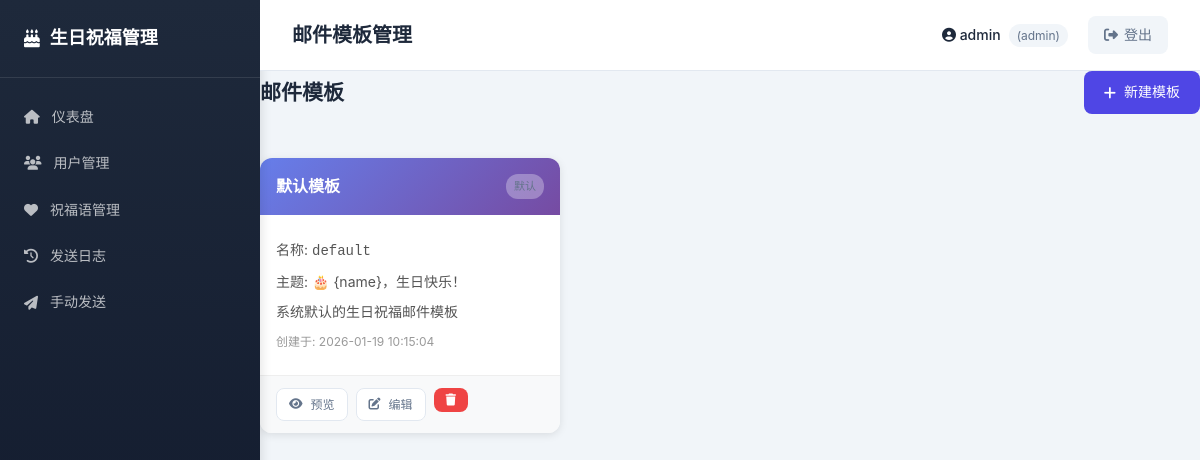
/templates (signed in), run on the app's committed database.
### tables this page shows
CREATE TABLE email_templates (
                id INTEGER PRIMARY KEY AUTOINCREMENT,
                name TEXT NOT NULL UNIQUE,
                title TEXT NOT NULL,
                subject TEXT NOT NULL,
                html_template TEXT NOT NULL,
                description TEXT,
                is_active INTEGER DEFAULT 1,
                is_default INTEGER DEFAULT 0,
                created_at TIMESTAMP DEFAULT CURRENT_TIMESTAMP,
                updated_at TIMESTAMP DEFAULT CURRENT_TIMESTAMP
            );

### app.py (the view)
@app.route('/templates')
@login_required
def templates_list():
    tpl = EmailTemplate()
    templates = tpl.list_templates()
    return render_template('email_templates.html', templates=templates)

### auth.py (called while the page is built)
def login_required(f):
    @wraps(f)
    def decorated_function(*args, **kwargs):
        if not AuthManager.is_logged_in():
            return redirect(url_for('login', next=request.url))
        return f(*args, **kwargs)
    return decorated_function

    @staticmethod
    def is_logged_in():
        return 'user_id' in session

### db_manager.py (called while the page is built)
    def _init_sqlite(self):
        db_path = Config.DB_SQLITE_PATH
        if not os.path.isabs(db_path):
            db_path = os.path.abspath(os.path.join(
                os.path.dirname(__file__),
                db_path
            ))
        self.conn = sqlite3.connect(
            db_path,
            check_same_thread=False
        )
        self.conn.row_factory = sqlite3.Row

    def _execute(self, sql, params=None, fetch=False):
        if self.db_type == "postgresql":
            cursor = self.conn.cursor(cursor_factory=psycopg2.extras.RealDictCursor)
        else:
            cursor = self.conn.cursor()
        if params:
            cursor.execute(sql, params)
        else:
            cursor.execute(sql)
        if fetch:
            if self.db_type == "sqlite":
                rows = cursor.fetchall()
                return [dict(row) for row in rows]
            else:
                return cursor.fetchall()
        return None

### email_template.py (called while the page is built)
    def list_templates(self) -> List[Dict]:
        if self.db.db_type == 'sqlite':
            templates = self.db._execute(
                "SELECT * FROM email_templates ORDER BY created_at DESC",
                fetch=True
            )
        else:
            templates = self.db._execute(
                "SELECT * FROM email_templates ORDER BY created_at DESC",
                fetch=True
            )
        return templates

### logger.py (called while the page is built)
def log_request_middleware(app):
    @app.before_request
    def before_request():
        request.start_time = datetime.now()
    @app.after_request
    def after_request(response):
        if hasattr(request, 'start_time'):
            response_time = (datetime.now() - request.start_time).total_seconds() * 1000
            Logger.log_request(request, response_time)
        return response

    @classmethod
    def get(cls, name):
        if not cls._initialized:
            cls.init()
        if name not in cls._instances:
            cls._instances[name] = logging.getLogger(name)
        return cls._instances[name]

### templates/email_templates.html (shortened to what this page needs)
{% extends "base.html" %}
{% block page_title %}邮件模板管理{% endblock %}
{% block content %}
<div class="page-header">
    <div class="header-left">
        <h2>邮件模板</h2>
    </div>
    <div class="header-right">
        <a href="{{ url_for('templates_create') }}" class="btn btn-primary">
            <i class="fas fa-plus"></i> 新建模板
        </a>
    </div>
</div>
<div class="templates-grid">
    {% for template in templates %}
    <div class="template-card">
        <div class="template-header">
            <h3>{{ template.title }}</h3>
            {% if template.is_default %}
            <span class="badge badge-primary">默认</span>
            {% endif %}
        </div>
        <div class="template-body">
            <p class="template-name">名称: <code>{{ template.name }}</code></p>
            <p class="template-subject">主题: {{ template.subject }}</p>
            {% if template.description %}
            <p class="template-description">{{ template.description }}</p>
            {% endif %}
            <p class="template-meta">创建于: {{ template.created_at }}</p>
        </div>
        <div class="template-footer">
            <a href="{{ url_for('templates_preview', template_id=template.id) }}" class="btn btn-sm btn-secondary">
                <i class="fas fa-eye"></i> 预览
            </a>
            <a href="{{ url_for('templates_edit', template_id=template.id) }}" class="btn btn-sm btn-secondary">
                <i class="fas fa-edit"></i> 编辑
            </a>
            <form method="POST" action="{{ url_for('templates_delete', template_id=template.id) }}" class="inline-form" onsubmit="return confirm('确认删除此模板？');">
                <button type="submit" class="btn btn-sm btn-danger" title="删除">
                    <i class="fas fa-trash"></i>
                </button>
            </form>
        </div>
    </div>
    {% endfor %}
</div>
{% endblock %}

### static/style.css (style rules this page uses)
* { margin: 0; padding: 0; box-sizing: border-box; }
:root { --primary-color: #4f46e5; --primary-hover: #4338ca; --secondary-color: #64748b; --success-color: #10b981; --danger-color: #ef4444; --warning-color: #f59e0b; --info-color: #3b82f6; --bg-color: #f1f5f9; --card-bg: #ffffff; --text-primary: #1e293b; --text-secondary: #64748b; --border-color: #e2e8f0; --sidebar-width: 260px; --header-height: 60px; }
body { font-family: -apple-system, BlinkMacSystemFont, 'Segoe UI', 'PingFang SC', 'Hiragino Sans GB', 'Microsoft YaHei', sans-serif; font-size: 14px; line-height: 1.6; color: var(--text-primary); background-color: var(--bg-color); }
.header-right { display: flex; align-items: center; gap: 20px; }
.page-header { display: flex; justify-content: space-between; align-items: center; margin-bottom: 24px; }
.btn { display: inline-flex; align-items: center; gap: 8px; padding: 10px 20px; border: none; border-radius: 8px; font-size: 14px; font-weight: 500; cursor: pointer; text-decoration: none; transition: all 0.2s; background: var(--card-bg); color: var(--text-primary); border: 1px solid var(--border-color); }
.btn-primary { background: var(--primary-color); color: white; border: none; }
.btn-secondary { background: var(--card-bg); color: var(--text-secondary); }
.btn-danger { background: var(--danger-color); color: white; border: none; }
.btn-sm { padding: 6px 12px; font-size: 12px; }
.badge { display: inline-block; padding: 4px 10px; border-radius: 20px; font-size: 12px; font-weight: 500; background: var(--bg-color); color: var(--text-secondary); }
.inline-form { display: inline; }

### templates/email_templates.html (style rules this page uses)
.templates-grid { display: grid; grid-template-columns: repeat(auto-fill, minmax(300px, 1fr)); gap: 20px; margin-top: 20px; }
.template-card { background: white; border-radius: 12px; box-shadow: 0 2px 8px rgba(0,0,0,0.1); overflow: hidden; }
.template-header { padding: 16px; background: linear-gradient(135deg, #667eea 0%, #764ba2 100%); color: white; display: flex; justify-content: space-between; align-items: center; }
.template-header h3 { margin: 0; font-size: 16px; }
.template-body { padding: 16px; }
.template-name, .template-subject, .template-description, .template-meta { margin: 8px 0; font-size: 14px; color: #555; }
.template-meta { color: #999; font-size: 12px; }
.template-footer { padding: 12px 16px; background: #f8f9fa; display: flex; gap: 8px; border-top: 1px solid #eee; }
.inline-form { margin: 0; }
.badge { padding: 4px 8px; border-radius: 12px; font-size: 11px; }
.badge-primary { background: rgba(255,255,255,0.3); }

### data on the page
email_templates: title "默认模板", is_default "默认", name "default", subject "🎂 {name}，生日快乐！", description "系统默认的生日祝福邮件模板", created_at "2026-01-19 10:15:04"

### other printed values
{{ session.username or 'Guest' }} "admin"
{{ session.role or 'user' }} "admin"
